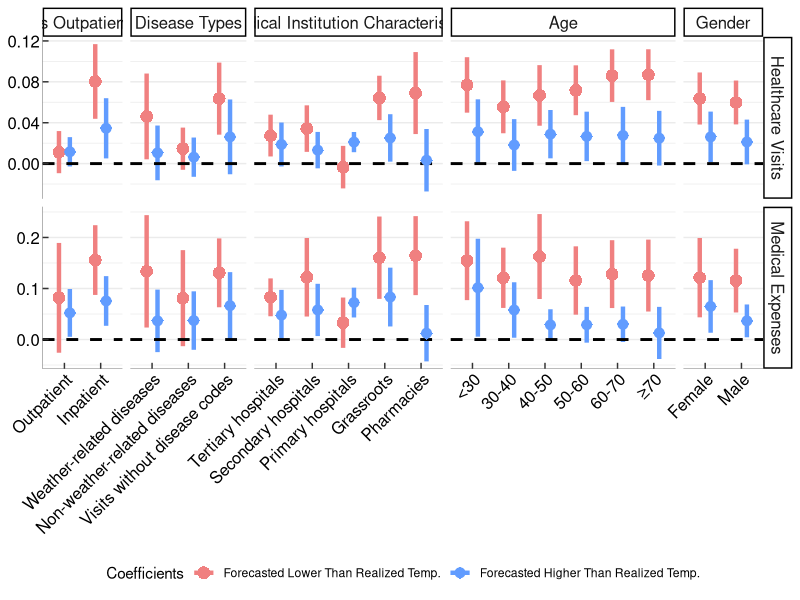

The R script that drew this image:
library(openxlsx)
library(ggplot2)

#windowsFonts(TNR=windowsFont("Times New Roman"))


data = read.xlsx("figure3.xlsx")
data$var = factor(data$var,levels = unique(data$var))
data$type = factor(data$type,levels = unique(data$type))
data$mtype = factor(data$mtype,levels = unique(data$mtyp))
data$Coefficients = factor(data$Coefficients,levels = unique(data$Coefficients))

options(repr.plot.width = 5, repr.plot.height =200)

ggplot(data,aes(x=mtype,y=coef,color=Coefficients))+
  geom_errorbar(aes(ymin = lb, ymax = ub),
                position = position_dodge(0.6),
                width = 0, linewidth = 1.5)+
  geom_hline(yintercept=0,linewidth = 1,linetype = 2,color="black")+
  geom_point(aes(shape=Coefficients),position = position_dodge(0.6),size=4)+ ## shape=label 按照变量label设置不同的shape
  geom_point(position = position_dodge(0.6),size=3)+
  facet_grid(cols = vars(type), rows = vars(var), 
             scales = "free",space="free_x")+
  scale_color_manual(values=c("lightcoral","#619CFF"))+
  scale_shape_manual(values = c(16,18))+ ## 手动设置shape，16为实心圆，18为实心菱形
  theme_bw()+
  theme(
    axis.ticks.length.y = unit(-0.15, 'cm'), #设置y轴的刻度长度为负数，如果x和y轴都要，那么
    axis.ticks.length = unit(-0.15, 'cm'),
    panel.border = element_blank(),
    axis.title = element_blank(),
    axis.text.x = element_text(size =12,color = "black",angle = 45,hjust=1),
    axis.text.y = element_text(size =12,color = "black"),
    axis.line.x = element_line(color="black",linewidth=0.1),
    axis.line.y = element_line(color="black",linewidth=0.1),
    panel.grid.major.x = element_blank(),
    panel.grid.minor.x = element_blank(),
    panel.spacing = unit(0.2, "cm", data = NULL), 
    strip.background = element_rect(color="black",fill="white",linewidth=1),
    strip.text = element_text(size = 12),
    legend.position="bottom")

